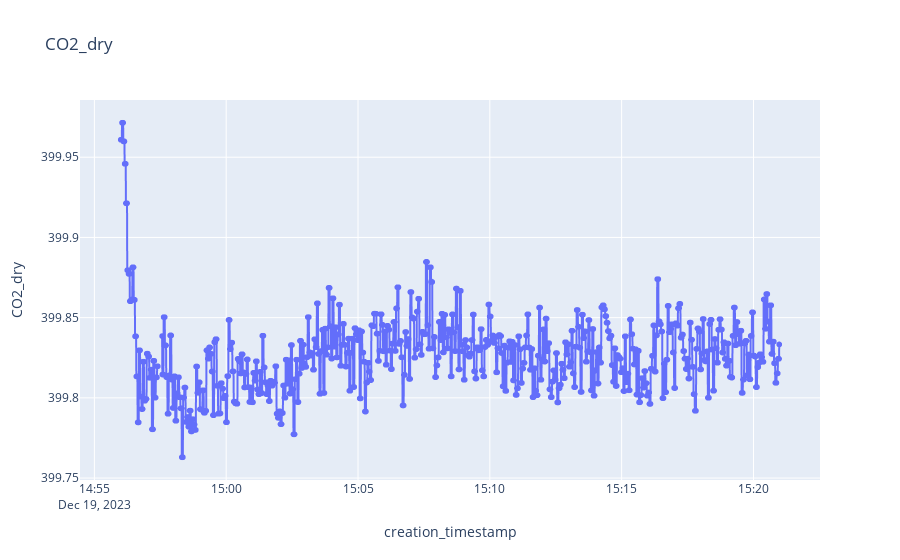
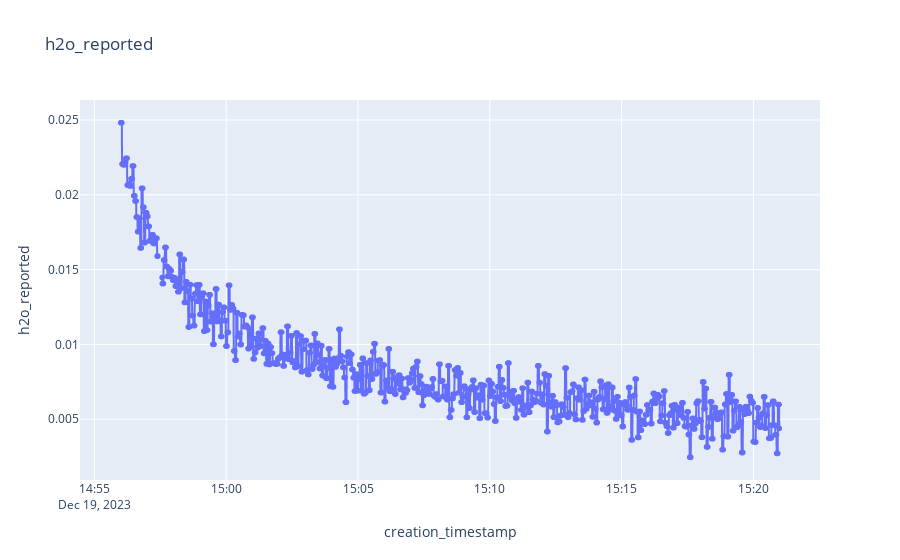
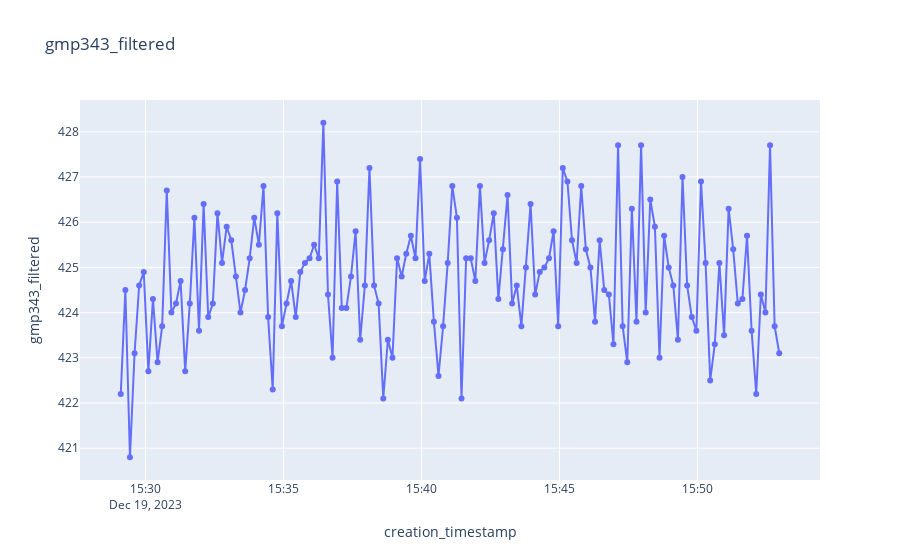
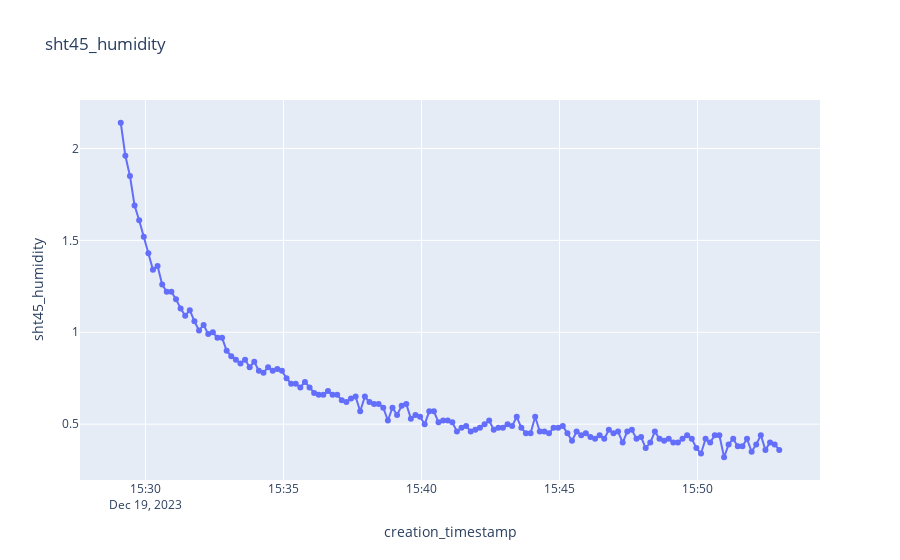

Source (notebook cell) for these figures, in order:
### Markdown cell above
# Bottles on 19.12.2023

### Code cell
# bottle 41

# PICARRO
# 41		16:02	16:27	399,8
print("Starting Picarro Processing")
start_date = datetime(2023, 12, 19, 14, 56, 0).replace(tzinfo=timezone.utc)
end_date = datetime(2023, 12, 19, 15, 21, 0).replace(tzinfo=timezone.utc)

df_p_bottle = df_p.select(pl.col("datetime").dt.cast_time_unit("us").dt.replace_time_zone("UTC").alias("creation_timestamp"),
            pl.col("CO2_dry"),
            pl.col("h2o_reported")) \
    .sort("creation_timestamp") \
    .filter(pl.col("creation_timestamp").is_between(start_date, end_date))

data = df_p_bottle.select(pl.col("CO2_dry")).collect().to_series().to_list()
data_cut = data[int(len(data)*0.3):int(len(data)*0.95)]

avg = average_bottle(data_cut) * picarro_slope + picarro_intercept

print(f"Picarro Average: {avg}")

# ACROPOLIS
print("Starting ACROPOLIS Processing")
start_date = datetime(2023, 12, 19, 15, 29, 0).replace(tzinfo=timezone.utc)
end_date = datetime(2023, 12, 19, 15, 53, 0).replace(tzinfo=timezone.utc)

df_bottle = df.filter(pl.col("creation_timestamp").is_between(start_date, end_date))

data = df_bottle.select(pl.col("gmp343_filtered")).collect().to_series().to_list()
data_cut = data[int(len(data)*0.3):int(len(data)*0.95)]

avg = average_bottle(data_cut) * acropolis_slope + acropolis_intercept

print(f"MC18 Average: {avg}")


# Plots
plot_sensor_measurement(df_p_bottle.collect(), col_name="CO2_dry")
plot_sensor_measurement(df_p_bottle.collect(), col_name="h2o_reported")

plot_sensor_measurement(df_bottle.collect(), col_name="gmp343_filtered")
plot_sensor_measurement(df_bottle.collect(), col_name="sht45_humidity")

### Figure 1 — Plotly figure (JSON) as saved in the notebook; plotly's stock layout.template omitted (floating-point values rounded to 4 significant figures; data arrays with more than 128 entries replaced by an {"elided": "..."} marker saying what was removed)
{"data": [{"hovertemplate": "creation_timestamp=%{x}<br>CO2_dry=%{y}<extra></extra>", "legendgroup": "", "line": {"color": "#636efa", "dash": "solid"}, "marker": {"symbol": "circle"}, "mode": "lines+markers", "name": "", "showlegend": false, "type": "scattergl", "x": {"elided": "1514 str values"}, "xaxis": "x", "y": {"elided": "1514 float values"}, "yaxis": "y"}], "layout": {"legend": {"tracegroupgap": 0}, "title": {"text": "CO2_dry"}, "xaxis": {"anchor": "y", "domain": [0, 1], "title": {"text": "creation_timestamp"}}, "yaxis": {"anchor": "x", "domain": [0, 1], "title": {"text": "CO2_dry"}}}}

### Figure 2 — Plotly figure (JSON) as saved in the notebook; plotly's stock layout.template omitted (floating-point values rounded to 4 significant figures; data arrays with more than 128 entries replaced by an {"elided": "..."} marker saying what was removed)
{"data": [{"hovertemplate": "creation_timestamp=%{x}<br>h2o_reported=%{y}<extra></extra>", "legendgroup": "", "line": {"color": "#636efa", "dash": "solid"}, "marker": {"symbol": "circle"}, "mode": "lines+markers", "name": "", "showlegend": false, "type": "scattergl", "x": {"elided": "1514 str values"}, "xaxis": "x", "y": {"elided": "1514 float values"}, "yaxis": "y"}], "layout": {"legend": {"tracegroupgap": 0}, "title": {"text": "h2o_reported"}, "xaxis": {"anchor": "y", "domain": [0, 1], "title": {"text": "creation_timestamp"}}, "yaxis": {"anchor": "x", "domain": [0, 1], "title": {"text": "h2o_reported"}}}}

### Figure 3 — Plotly figure (JSON) as saved in the notebook; plotly's stock layout.template omitted (floating-point values rounded to 4 significant figures; data arrays with more than 128 entries replaced by an {"elided": "..."} marker saying what was removed)
{"data": [{"hovertemplate": "creation_timestamp=%{x}<br>gmp343_filtered=%{y}<extra></extra>", "legendgroup": "", "line": {"color": "#636efa", "dash": "solid"}, "marker": {"symbol": "circle"}, "mode": "lines+markers", "name": "", "orientation": "v", "showlegend": false, "type": "scatter", "x": {"elided": "144 str values"}, "xaxis": "x", "y": {"elided": "144 float values"}, "yaxis": "y"}], "layout": {"legend": {"tracegroupgap": 0}, "title": {"text": "gmp343_filtered"}, "xaxis": {"anchor": "y", "domain": [0, 1], "title": {"text": "creation_timestamp"}}, "yaxis": {"anchor": "x", "domain": [0, 1], "title": {"text": "gmp343_filtered"}}}}

### Figure 4 — Plotly figure (JSON) as saved in the notebook; plotly's stock layout.template omitted (floating-point values rounded to 4 significant figures; data arrays with more than 128 entries replaced by an {"elided": "..."} marker saying what was removed)
{"data": [{"hovertemplate": "creation_timestamp=%{x}<br>sht45_humidity=%{y}<extra></extra>", "legendgroup": "", "line": {"color": "#636efa", "dash": "solid"}, "marker": {"symbol": "circle"}, "mode": "lines+markers", "name": "", "orientation": "v", "showlegend": false, "type": "scatter", "x": {"elided": "144 str values"}, "xaxis": "x", "y": {"elided": "144 float values"}, "yaxis": "y"}], "layout": {"legend": {"tracegroupgap": 0}, "title": {"text": "sht45_humidity"}, "xaxis": {"anchor": "y", "domain": [0, 1], "title": {"text": "creation_timestamp"}}, "yaxis": {"anchor": "x", "domain": [0, 1], "title": {"text": "sht45_humidity"}}}}
